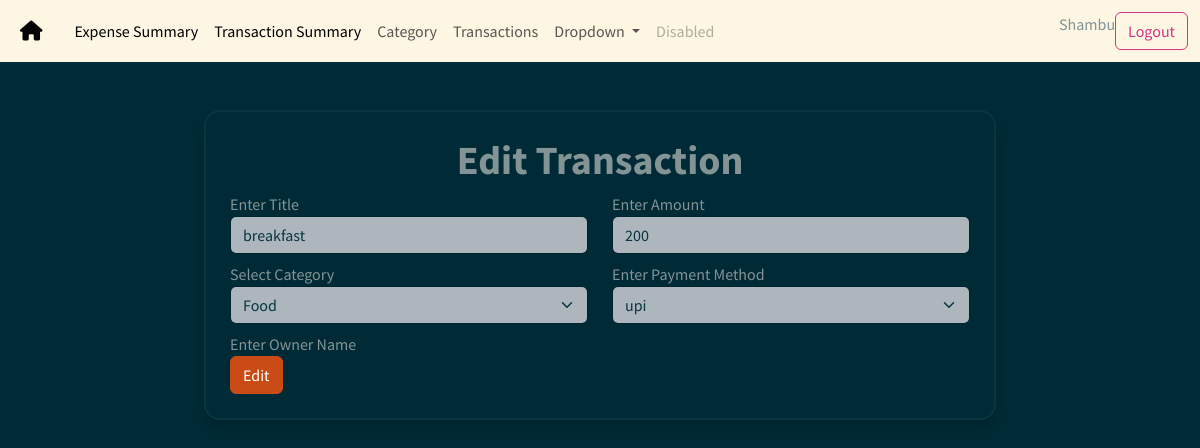
The app's page /transaction/3/edit/ (signed in) with its own data.
### budget/models.py (models this page shows, shortened)
class Transactions(models.Model):
    title=models.CharField(max_length=200)
    amount=models.PositiveBigIntegerField()
    category_obj=models.ForeignKey(Category,on_delete=models.CASCADE)
    payment_options=(
        ("cash","cash"),
        ("upi","upi"),
        ("card","card"),
    )
    payment_method=models.CharField(max_length=200,choices=payment_options,default="cash")
    created_date=models.DateTimeField(auto_now_add=True)
    owner=models.ForeignKey(User,on_delete=models.CASCADE)

### budget/views.py (the view, shortened to what this page needs)
# urls.py: path('transaction/<int:pk>/edit/',views.TransactionUpdateView.as_view(),name="transaction-edit"),
@method_decorator(signin_required,name="dispatch")
class TransactionUpdateView(View):
    def get(self,request,*args,**kwargs):
        id=kwargs.get("pk")
        trans_obj=Transactions.objects.get(id=id)
        form_instance=TransactionForm(instance=trans_obj)
        return render(request,"transaction_edit.html",{"form":form_instance})

### budget/forms.py
class TransactionForm(forms.ModelForm):
    class Meta:
        model=Transactions
        fields=["title","amount","category_obj","payment_method"]
        widgets={
            "title":forms.TextInput(attrs={"class":"form-control mb-2"}),
            "amount":forms.NumberInput(attrs={"class":"form-control mb-2"}),
            "category_obj":forms.Select(attrs={"class":"form-control form-select mb-2"}),
            "payment_method":forms.Select(attrs={"Class":"form-control form-select mb-2"}),
        }

### budget/models.py (called while the page is built)
    def __str__(self) :
        return self.name

### budget/templates/transaction_edit.html (shortened to what this page needs)
{%extends 'base.html'%}
{%block main_block%}
<div class="row mt-5">
    <div class="col-2"></div>
    <div class="col-8">
    <form action=""method="post" class="border border-dark border-2 p-4 rounded rounded-4 shadow">
        <h1 align="center" class=""><b>Edit Transaction</b></h1>
        <div class="row">
            <div class="col-6">
                <label for="">Enter Title</label>
                {{form.title}}
            </div>
            <div class="col-6">
                <label for="">Enter Amount</label>
                {{form.amount}}
            </div>
        </div>
        <div class="row">
            <div class="col-6">
                <label for="">Select Category</label>
                {{form.category_obj}}
            </div>
            <div class="col-6">
                <label for="">Enter Payment Method</label>
                {{form.payment_method}}
            </div>
        </div>
        <div class="row">
            <div class="col-12">
                <label for="">Enter Owner Name</label>
            </div>
        </div>
        <button type="submit" class="btn btn-warning">Edit</button>
    </form>
</div>
<div class="col-2"></div>
</div>
{%endblock%}

### budget/templates/base.html (shortened to what this page needs)
<!DOCTYPE html>
{%load static%}
<html lang="en">
<head>
    <link rel="stylesheet" href="{%static 'css/bootstrap.min.css'%}">
    <link rel="stylesheet" href="https://cdnjs.cloudflare.com/ajax/libs/font-awesome/6.6.0/css/all.min.css" />
</head>
<body>
    <nav class="navbar navbar-expand-lg navbar-light bg-light">
        <div class="container-fluid">
          <a class="navbar-brand" href="#"><i class="fa-solid fa-house p-2"></i></a>
          <div class="collapse navbar-collapse" id="navbarSupportedContent">
            <ul class="navbar-nav me-auto mb-2 mb-lg-0">
              <li class="nav-item">
                <a class="nav-link active" aria-current="page" href="{%url 'expense-summary'%}">Expense Summary</a>
              </li>
              <li class="nav-item">
                <a class="nav-link active" aria-current="page" href="{%url 'transaction-summary'%}">Transaction Summary</a>
              </li>
              <li class="nav-item">
                <a class="nav-link" href="{%url 'category-add'%}">Category</a>
              </li>
              <li class="nav-item">
                <a class="nav-link" href="{%url 'transactions-add'%}">Transactions</a>
              </li>
              <li class="nav-item dropdown">
                <a class="nav-link dropdown-toggle" href="#" id="navbarDropdown" role="button" data-bs-toggle="dropdown" aria-expanded="false">
                  Dropdown
                </a>
              </li>
              <li class="nav-item">
                <a class="nav-link disabled" href="#" tabindex="-1" aria-disabled="true">Disabled</a>
              </li>
            </ul>
              <form class="d-flex" role="search">
              {{request.user}}
              <a href="{%url 'signout'%}" class="btn btn-outline-danger">Logout</a>
            </form>
          </div>
        </div>
      </nav>
      {%block main_block%}
      {%endblock%}
</body>
</html>

### records on screen
Transactions: title "breakfast", amount "200", category_obj "Food", payment_method "upi"

### other values on screen
{{ request.user }} "Shambu"
